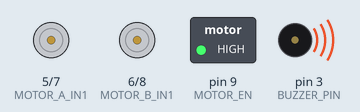
This sketch was run on a simulated Arduino Uno, built with avr-gcc and run on an emulated ATmega328P. Shown: motor-driver pin pairs drawn as motors (green arrow = first pin HIGH = forward, orange = second pin HIGH = backward, longer = more drive), switched loads named in the sketch (green lamp = pin HIGH), buzzer (waves = sounding, pin HIGH).

Above: at 0.1 s.
At 0.7 s:
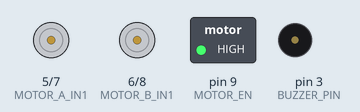
At 1.3 s:
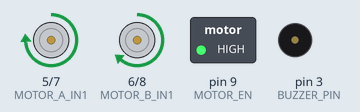
At 39.4 s:
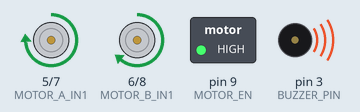
Timing chart, 0 to 40.0 s (numbered marks = the images above):
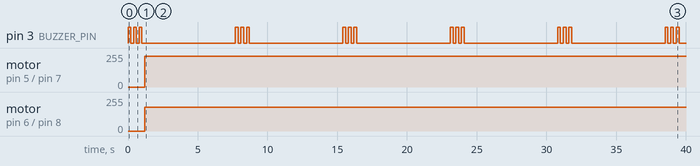

The sketch:

main.ino
```cpp
// ================================
// Arduino Tennis Ball Launcher
// ================================

// -------- Pin configuration --------
// Motor A (Top wheel)
const int MOTOR_A_IN1 = 5;   // PWM
const int MOTOR_A_IN2 = 7;

// Motor B (Bottom wheel)
const int MOTOR_B_IN1 = 6;   // PWM
const int MOTOR_B_IN2 = 8;

// Enable pins (optional, can be tied HIGH)
const int MOTOR_EN = 9;

// Buzzer
const int BUZZER_PIN = 3;

// -------- Ball launcher module --------
struct LaunchProfile {
  int topWheelSpeed;    // 0-255
  int bottomWheelSpeed; // 0-255
  int spinUpTimeMs;     // time before launch
};

class BallLauncher {
public:
  void begin() {
    pinMode(MOTOR_A_IN1, OUTPUT);
    pinMode(MOTOR_A_IN2, OUTPUT);
    pinMode(MOTOR_B_IN1, OUTPUT);
    pinMode(MOTOR_B_IN2, OUTPUT);
    pinMode(MOTOR_EN, OUTPUT);
    digitalWrite(MOTOR_EN, HIGH);
  }

  void stop() {
    analogWrite(MOTOR_A_IN1, 0);
    analogWrite(MOTOR_B_IN1, 0);
    digitalWrite(MOTOR_A_IN2, LOW);
    digitalWrite(MOTOR_B_IN2, LOW);
  }

  void launch(const LaunchProfile& profile) {
    spinUp(profile);
    // At this point the ball is assumed to be lauched
  }

private:
  void spinUp(const LaunchProfile& profile) {
    // Forward direction
    digitalWrite(MOTOR_A_IN2, LOW);
    digitalWrite(MOTOR_B_IN2, LOW);

    analogWrite(MOTOR_A_IN1, profile.topWheelSpeed);
    analogWrite(MOTOR_B_IN1, profile.bottomWheelSpeed);

    delay(profile.spinUpTimeMs);
  }
};

// -------- Buzzer module --------
class Buzzer {
public:
  void begin() {
    pinMode(BUZZER_PIN, OUTPUT);
  }

  void beep(int times, int durationMs) {
    for (int i = 0; i < times; i++) {
      digitalWrite(BUZZER_PIN, HIGH);
      delay(durationMs);
      digitalWrite(BUZZER_PIN, LOW);
      delay(durationMs);
    }
  }
};

// -------- Launch profiles (declarative) --------
LaunchProfile FLAT_SHOT = {
  .topWheelSpeed = 200,
  .bottomWheelSpeed = 200,
  .spinUpTimeMs = 1500
};

LaunchProfile TOP_SPIN = {
  .topWheelSpeed = 230,
  .bottomWheelSpeed = 180,
  .spinUpTimeMs = 1500
};

// -------- Global objects --------
BallLauncher launcher;
Buzzer buzzer;

// -------- Arduino lifecycle --------
void setup() {
  launcher.begin();
  buzzer.begin();
}

void loop() {
  // Example usage: declarative launch
  buzzer.beep(3, 200);
  launcher.launch(TOP_SPIN);

  delay(5000); // wait before next ball
}
```

Measured:
- by itself, pin 3 (BUZZER_PIN): repeats every 7.7 s: 2 × (LOW 0.20 s, HIGH 0.20 s), LOW 6.7 s, HIGH 0.20 s
- by itself, motor on pin 5 (MOTOR_A_IN1) / pin 7 (MOTOR_A_IN2): stopped → forward 230/255 at 1.2 s
- by itself, motor on pin 6 (MOTOR_B_IN1) / pin 8 (MOTOR_B_IN2): stopped → forward 180/255 at 1.2 s
